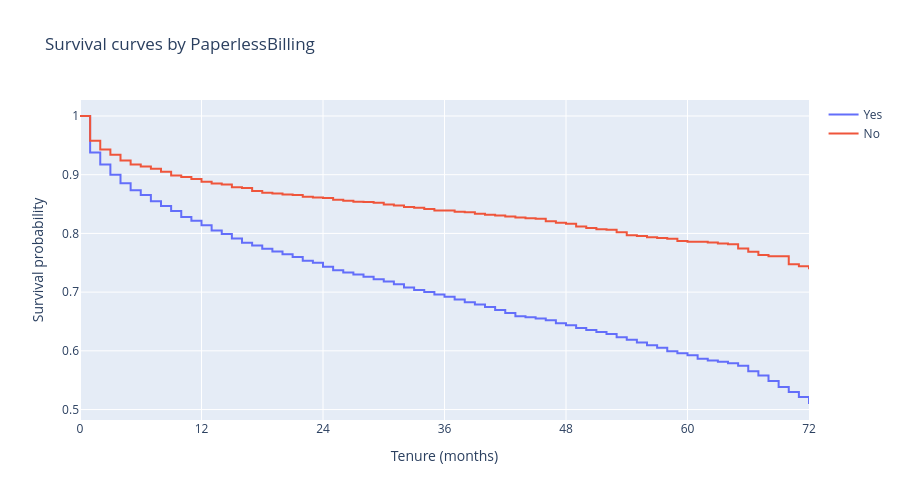

Notebook source saved alongside this figure:
### Markdown cell above
**Findings**  
Both senior citizens and their younger counterparts have a similar propensity to churn in their first few months, but they diverge from each other after a year or so. Things tend to steady for non-seniors after around 18 months in that their monthly drop-off remains relatively steady. No big changes in the steepness of the curve. While things are relatively constant for seniors as well after 18 months, they have a much larger dropoff in their first 18 months, with only 80% of them remaining after 12 months, compared to 85% of non-seniors.

### Code cell
plot_kmf(var='PaperlessBilling')
